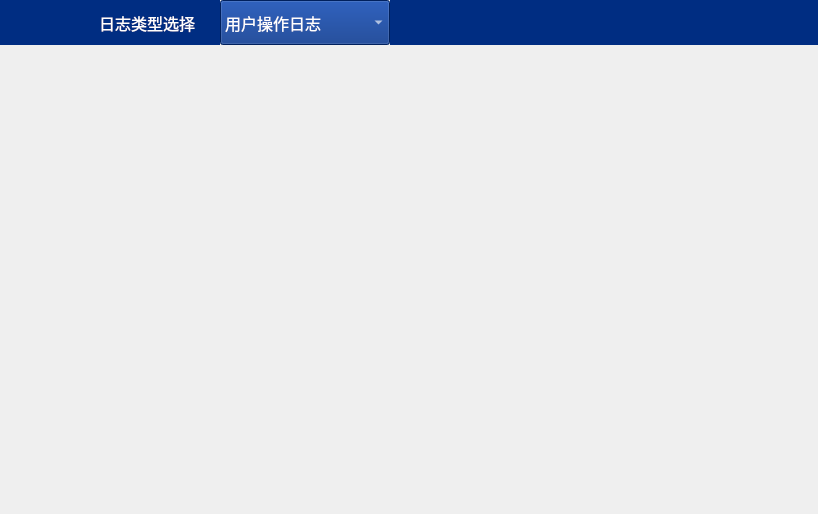
<?xml version="1.0" encoding="UTF-8"?>
<ui version="4.0">
 <class>LogMainWid</class>
 <widget class="QWidget" name="LogMainWid">
  <property name="geometry">
   <rect>
    <x>0</x>
    <y>0</y>
    <width>818</width>
    <height>514</height>
   </rect>
  </property>
  <property name="windowTitle">
   <string>Form</string>
  </property>
  <layout class="QVBoxLayout" name="verticalLayout" stretch="1,18">
   <property name="leftMargin">
    <number>0</number>
   </property>
   <property name="topMargin">
    <number>0</number>
   </property>
   <property name="rightMargin">
    <number>0</number>
   </property>
   <property name="bottomMargin">
    <number>0</number>
   </property>
   <item>
    <layout class="QHBoxLayout" name="horizontalLayout">
     <property name="spacing">
      <number>0</number>
     </property>
     <item>
      <widget class="QLabel" name="label">
       <property name="minimumSize">
        <size>
         <width>220</width>
         <height>45</height>
        </size>
       </property>
       <property name="maximumSize">
        <size>
         <width>220</width>
         <height>45</height>
        </size>
       </property>
       <property name="font">
        <font>
         <family>微软雅黑</family>
         <pointsize>12</pointsize>
        </font>
       </property>
       <property name="styleSheet">
        <string notr="true">background-color: rgb(0,45,130);
color:rgb(255,255,255);</string>
       </property>
       <property name="text">
        <string>日志类型选择      </string>
       </property>
       <property name="alignment">
        <set>Qt::AlignRight|Qt::AlignTrailing|Qt::AlignVCenter</set>
       </property>
      </widget>
     </item>
     <item>
      <widget class="QComboBox" name="comboBox">
       <property name="sizePolicy">
        <sizepolicy hsizetype="Preferred" vsizetype="Fixed">
         <horstretch>0</horstretch>
         <verstretch>0</verstretch>
        </sizepolicy>
       </property>
       <property name="minimumSize">
        <size>
         <width>150</width>
         <height>45</height>
        </size>
       </property>
       <property name="maximumSize">
        <size>
         <width>170</width>
         <height>45</height>
        </size>
       </property>
       <property name="font">
        <font>
         <family>微软雅黑</family>
         <pointsize>12</pointsize>
        </font>
       </property>
       <property name="styleSheet">
        <string notr="true">background-color: rgb(0,45,130);
color:rgb(255,255,255);</string>
       </property>
       <item>
        <property name="text">
         <string>用户操作日志</string>
        </property>
       </item>
       <item>
        <property name="text">
         <string>PDU报警日志</string>
        </property>
       </item>
       <item>
        <property name="text">
         <string>机柜报警日志</string>
        </property>
       </item>
       <item>
        <property name="text">
         <string>PDU数据记录</string>
        </property>
       </item>
       <item>
        <property name="text">
         <string>机柜数据记录</string>
        </property>
       </item>
       <item>
        <property name="text">
         <string>机房数据记录</string>
        </property>
       </item>
       <item>
        <property name="text">
         <string>PDU电能计算</string>
        </property>
       </item>
       <item>
        <property name="text">
         <string>机柜电能计算</string>
        </property>
       </item>
       <item>
        <property name="text">
         <string>机房电能计算</string>
        </property>
       </item>
      </widget>
     </item>
     <item>
      <widget class="QWidget" name="widget" native="true">
       <property name="minimumSize">
        <size>
         <width>0</width>
         <height>45</height>
        </size>
       </property>
       <property name="maximumSize">
        <size>
         <width>16777215</width>
         <height>45</height>
        </size>
       </property>
       <property name="styleSheet">
        <string notr="true">background-color: rgb(0,45,130);</string>
       </property>
      </widget>
     </item>
    </layout>
   </item>
   <item>
    <widget class="QStackedWidget" name="stackedWid"/>
   </item>
  </layout>
 </widget>
 <resources/>
 <connections/>
</ui>
